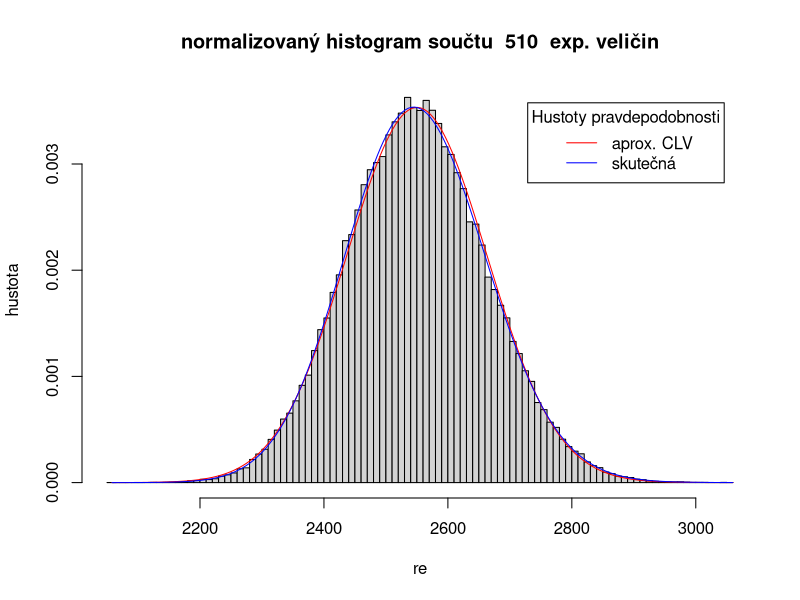

This chart was generated by the following R code:
# exponencialni rozdeleni, centralni limitni veta

lam = 1/5   # parametr intenzity exp. rozdeleni
n = 510     # pocet scitanych velicin
t = 100000  # pocet vzorku

re = rowSums(matrix(rexp(n*t, lam), ncol=n)) # t vzorku souctu n exponencialnich  velicin

h = hist(re, breaks=100, freq=F, 
         main = paste("normalizovaný histogram součtu ",  n, " exp. veličin"),
         ylab = "hustota")  # histogram souctu  
x = seq(min(re), max(re), length=200)
# hustota normalniho rozdeleni aproximujiciho soucty pomoci CLV
yn = dnorm(x, n/lam, (n/(lam^2))^0.5)  
lines(x, yn, col='red')
# presna hustota souctu (gama rozdeleni)
yg = dgamma(x, shape=n, rate=lam)
lines(x, yg, col='blue')
legend("topright", c("aprox. CLV", "skutečná"), lty=c(1,1), col=c("red", "blue"), inset=.05, title="Hustoty pravdepodobnosti")
